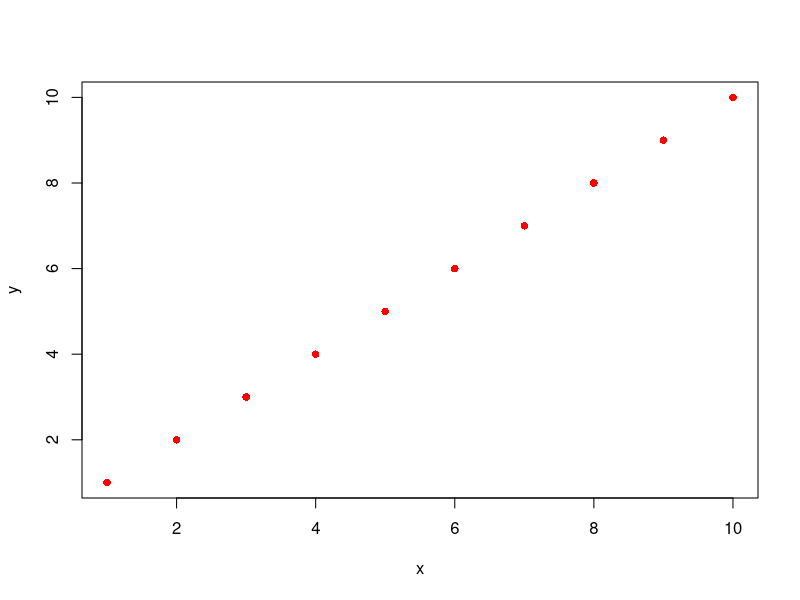
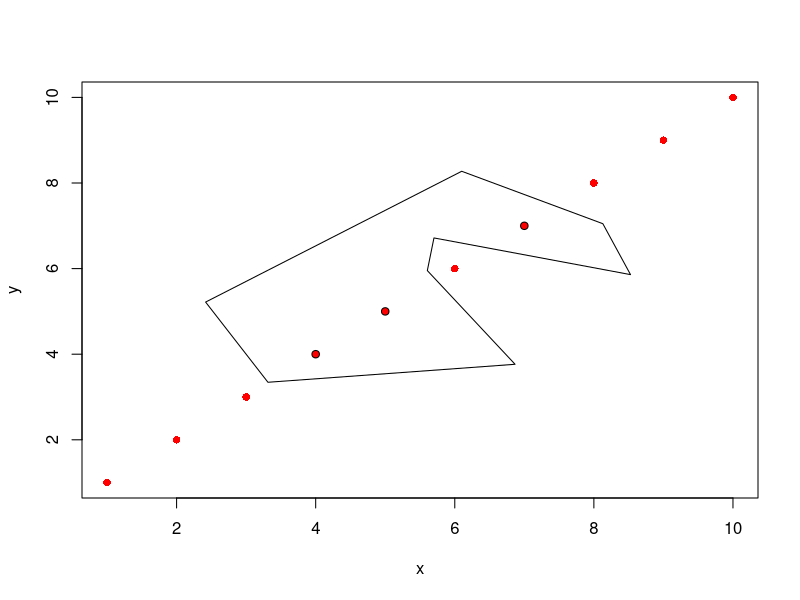

Generate these figures, in order, with R:
## ---- chunk 1
knitr::opts_chunk$set(
  collapse = TRUE,
  comment = "#>",
  fig.path = "README-"
)
## ---- chunk 2
x <- data.frame(x=1:10, y=1:10, row.names = 1:10)
plot(x, pch = 16, col = "red")
## ---- chunk 3
selectedPoints <- c("4", "5", "7")
## ---- chunk 4
plot(x, pch = 16, col = "red")
x <- rbind(c(6.099191, 8.274120), 
           c(8.129107, 7.048649),
           c(8.526881, 5.859404),
           c(5.700760, 6.716428),
           c(5.605314, 5.953430),
           c(6.866882, 3.764390),
           c(3.313575, 3.344069),
           c(2.417270, 5.217868))
polygon(x[,1], x[,2])
points(c(4,5,7), c(4,5,7))
## ---- chunk 5
x <- as.data.frame(x)
colnames(x) <- c("x", "y")
attr(selectedPoints, "gate") <- x
## ---- chunk 6
selectedPoints
